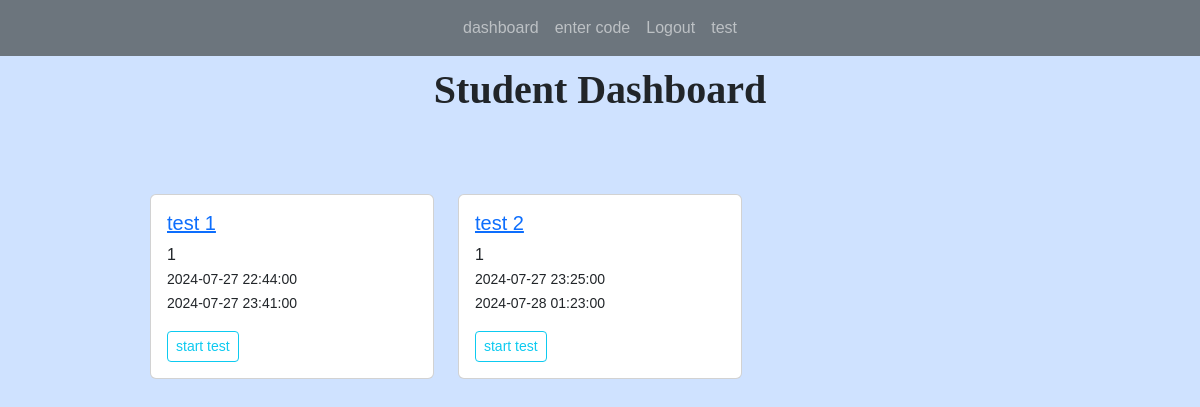
Before: /student (signed in) with the older database file.
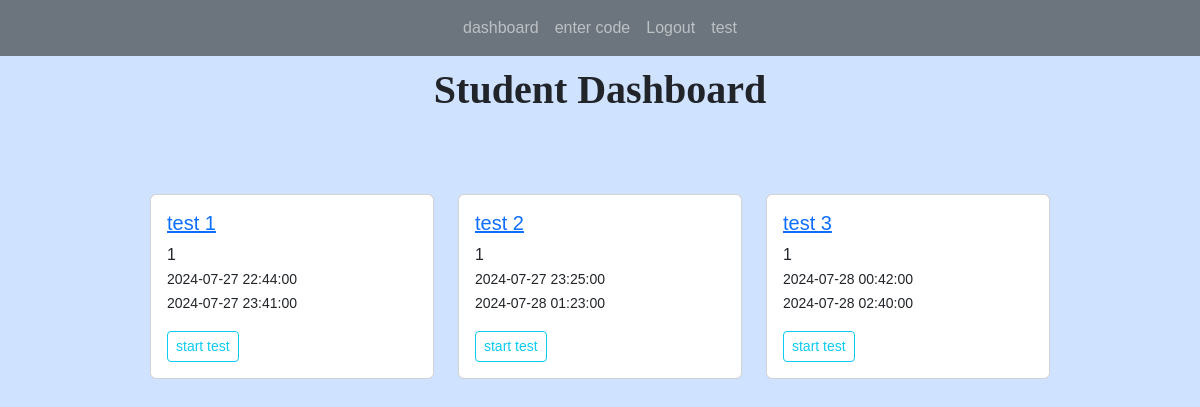
After: the same page with the newer database file.
### app.py (models this page shows)
class Tests(db.Model):
    test_id = db.Column(db.Integer, primary_key=True)
    title = db.Column(db.String(255))
    start_date = db.Column(db.DateTime, nullable = False)
    end_date = db.Column(db.DateTime, nullable = False)
    status = db.Column(db.String(255))
    teacher_id = db.Column(db.Integer, db.ForeignKey('users.id'))
    teacher = db.relationship('Users', backref=db.backref('tests', lazy=True))
    questions = db.relationship("Questions", backref="question_list")
    code = db.Column(db.String(6), unique=True)  # column to store the unique code
    students = db.relationship('Users', secondary='test_students', backref=db.backref('tests_registered', lazy=True))
    submissions = db.relationship('Submission', backref='test_submissions', lazy=True)

### app.py (the view)
@app.route('/student', methods=['GET', 'POST'])
@login_required(role="student")
def student_dashboard():
    tests = current_user.tests_registered
    return render_template('student_dashboard.html', tests=tests)

### app.py (called while the page is built)
@login_manager.user_loader
def load_user(user_id):
    return Users.query.get(int(user_id))

def login_required(role="ANY"):
    def wrapper(fn):
        @wraps(fn)
        def decorated_view(*args, **kwargs):
            if not current_user.is_authenticated:
               return login_manager.unauthorized()
            if ( (current_user.role != role) and (role != "ANY")):
                return login_manager.unauthorized()
            return fn(*args, **kwargs)
        return decorated_view
    return wrapper

### templates/student_dashboard.html (shortened to what this page needs)
{% extends 'index.html' %}
{% block content %}
<h1>Student Dashboard</h1>
<br>
<br/>
<br/>
<div class="row row-cols-1 row-cols-md-3 g-4">
	{% for test in tests %}
	<div class="col">
		<div class="card ">
		<div class="card-body">
		<h5 class="card-title"><a href="{{ url_for('test', id=test.test_id)}}">{{ test.title }}</a></h5>
		<p class="card-text">{{ test.teacher_id }}<br/>
			<small>{{ test.start_date }}</small> <br/>
			<small>{{ test.end_date }}</small> <br/>
		</p>
		<a href="{{ url_for('start_test', test_id=test.test_id)}}" class="btn btn-outline-info btn-sm">start test</a>
		</div>
		</div>
	</div>
	{% endfor %}
</div>
{% endblock %}

Changed rows visible on the page:
added Tests: title "test 3", teacher_id "1", start_date "2024-07-28 00:42:00", end_date "2024-07-28 02:40:00"
